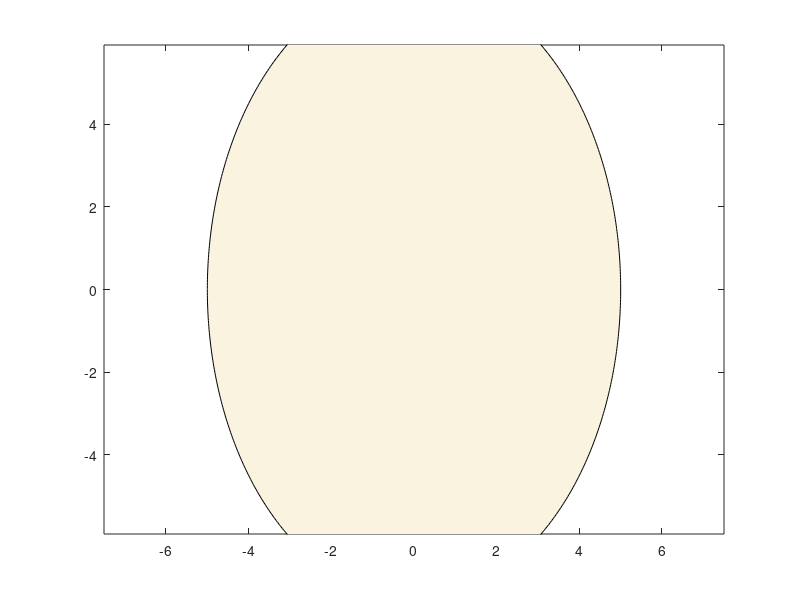

Recreate this plot in MATLAB.
clc; clear; close all;
%%
% % face
t = -pi:0.01:pi;
x = 0 + 5*cos(t);
y = 0 + 7.5*sin(t);
face = fill(x, y, [0.9764, 0.9529, 0.8784]);
xlim([-7.5 7.5])
% set(gcf, 'Position', [1000 500 650 500])
axis equal
hold on

% % eyes
% x_eye_left = -2.1 + 1.*cos(t);
% y_eye_left = 1.5 + .75.*sin(t);
% fill(x_eye_left, y_eye_left, [1 1 1])
% x_eye_right = 2.1 + 1.*cos(t);
% y_eye_right = 1.5 + .75.*sin(t);
% fill(x_eye_right, y_eye_right, [1 1 1])
% x_eye = -2.1 + 0.5*sin(t);
% y_eye = 1.5 + 0.75*cos(t);
% fill(x_eye, y_eye, [0 0 0]);
% x_eye = 2.1 + 0.5*sin(t);
% y_eye = 1.5 + 0.75*cos(t);
% fill(x_eye, y_eye, [0 0 0]);

% % glasses
% x_glasses_left = [-3.8 -2.1 -0.5];
% y_glasses_left = [2 2.7 2];
% xi_glasses = -3.8:0.01:-0.5;
% glasses_left1 = interp1(x_glasses_left, y_glasses_left, xi_glasses, 'spline');
% plot(xi_glasses, glasses_left1,'k');
% 
% x_glasses_left = [-3.8 -3.2 -2.1 -1 -0.5];
% y_glasses_left = [2 0 -1 0 2];
% xi_glasses = -3.8:0.01:-0.5;
% glasses_left2 = interp1(x_glasses_left, y_glasses_left, xi_glasses, 'spline');
% plot(xi_glasses, glasses_left2,'k');
% 
% x_glasses_right = [3.8 2.1 0.5];
% y_glasses_right = [2 2.7 2];
% xi_glasses = 3.8:-0.01:0.5;
% glasses_right1 = interp1(x_glasses_right, y_glasses_right, xi_glasses, 'spline');
% plot(xi_glasses, glasses_right1,'k');
% 
% x_glasses_right = [3.8 3.2 2.1 1 0.5];
% y_glasses_right = [2 0 -1 0 2];
% xi_glasses = 3.8:-0.01:0.5;
% glasses_right2 = interp1(x_glasses_right, y_glasses_right, xi_glasses, 'spline');
% plot(xi_glasses, glasses_right2,'k');
% 
% %眼鏡中的連線
% x = [-0.8 0 0.8];
% y = [1.5  1 1.5];
% xi = -0.8:0.01:0.8;
% y = interp1(x,y,xi,'spline');
% plot(xi,y,'k');
% %眼鏡旁的連線
% l1 =line([-3.56 -4.8],[1.02 2.6]);
% l2 = line([3.56 4.8],[1.02 2.6]);
% set(l1,'Color','k');
% set(l2,'Color','k');
% % ear
% polygon_left_ear = polyshape([-4.8 -5  -5.2  -5.4  -5.6  -5.8 -6  -5.6 -5], ...
%                              [ 2.6 2.9    3  3.07  3.15  3.07 2.5 0.8  -1]);
% plot(polygon_left_ear, 'FaceColor', [0.9764, 0.9529, 0.8784]);
% polygon_right_ear = polyshape([4.8   5  5.2  5.4   5.6   5.8   6  5.6   5], ...
%                              [ 2.6 2.9    3  3.07  3.15  3.07 2.5 0.8  -1]);
% plot(polygon_right_ear, 'FaceColor', [0.9764, 0.9529, 0.8784]);
% 
% % eyebrows
% eyebrow_left = polyshape([-1.2 -3.5 -3.6  -1.2], ...
%                          [3.75  4.5  4.2  3.45]);
% plot(eyebrow_left, 'FaceColor',[0 0 0]);
% eyebrow_right = polyshape([1.2   3.5  3.6   1.2], ...
%                           [3.75  4.5  4.2  3.45]);
% plot(eyebrow_right, 'FaceColor',[0 0 0]);
% 
% % nose 
% % nose_left = line([], []);
% nose_left  = plot([-0.4 -0.45 -0.6 -0.7 -0.8 -0.85  -0.9], ...
%                   [   1    0   -1   -2   -3    -4   -4.5], 'color',[0 0 0]);
% nose_right = plot([ 0.4  0.45  0.6  0.7  0.8  0.85   0.9], ...
%                   [   1    0   -1   -2   -3    -4   -4.5], 'color',[0 0 0]);
% % mouth
% plot([-1.25 1.25], [-7 -7], 'Color',[0 0 0]);
% 
% mx_up = [-1.25 -0.5 0 0.5 1.25];
% my_up = [-7 -6 -6.25 -6 -7];
% mxi_up = -1.25:0.01:1.25;
% y_up = interp1(mx_up, my_up, mxi_up, 'Spline');
% plot(mxi_up, y_up, 'Color', [0 0 0]);
% fill(mxi_up,y_up,[0.8392 0.6588 0.5647]);
% 
% mx_down = [-1.25 0 1.25];
% my_down = [-7 -8 -7];
% mxi_down = -1.25:0.01:1.25;
% y_down = interp1(mx_down, my_down, mxi_down, 'Spline');
% plot(mxi_down, y_down, 'Color', [0 0 0]);
% fill(mxi_down,y_down, [0.8392 0.6588 0.5647]);
% 
% % hat
% % hat
% hx1 = [-4.2  0   4.2];
% hy1 = [6.2  5.5  6.2];
% hxi1 = -4.2:0.01:4.2;
% y1 = interp1(hx1, hy1, hxi1, 'Spline');
% fill(hxi1,y1,'k');
% plot(hxi1, y1, 'Color', 'k','LineWidth',24);
% 
% 
% hx2 = [-4.2   0   4.2];
% hy2 = [7.2   6.5  7.2];
% hxi2 = -4.2:0.01:4.2;
% y2 = interp1(hx2, hy2, hxi2, 'Spline');
% plot(hxi2, y2, 'Color', [1 1 1])
% 
% hx3 = [-4 -2 0 2 4];
% hy3 = [6.2 9.1 10 9.1 6.2];
% hxi3 = -4:0.01:4;
% y3 = interp1(hx3, hy3, hxi3, 'spline');
% fill(hxi3, y3, 'k');
% title('My own face')
% hold off
% axis off